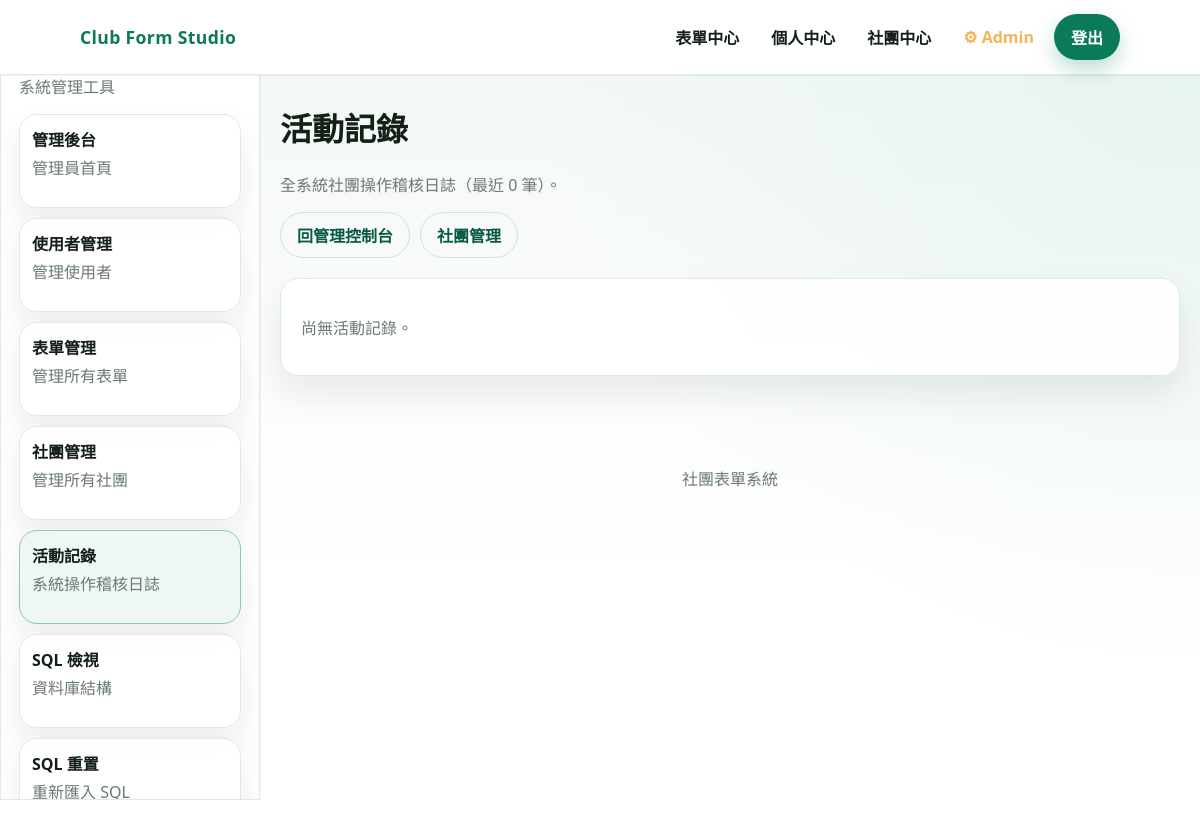
/admin/activity_log.php (signed in), run on an earlier commit of the app's database.
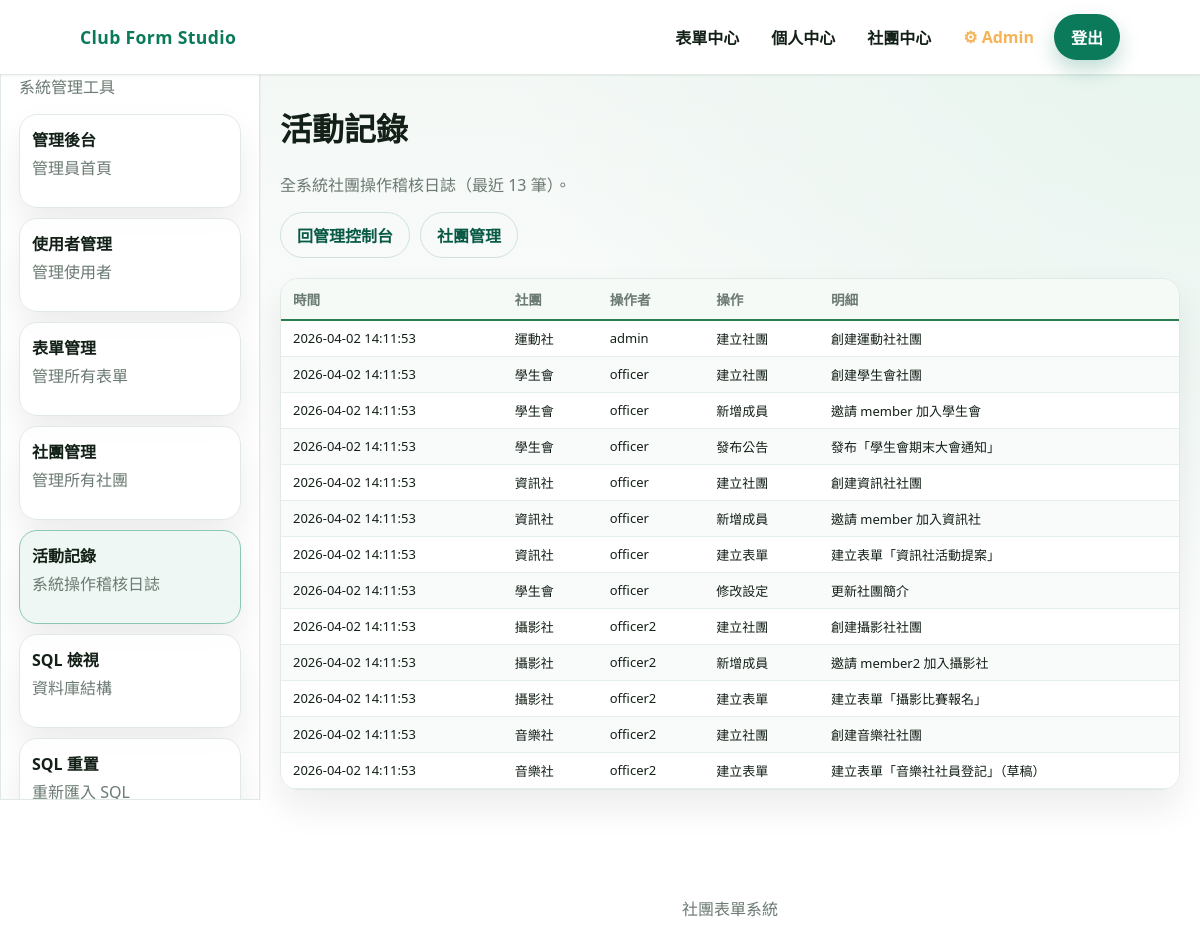
And on a later commit of the database.
### tables this page shows
CREATE TABLE club_activity_log (
    id         INT PRIMARY KEY AUTO_INCREMENT          COMMENT '紀錄唯一識別碼',
    club_id    INT NOT NULL                            COMMENT '所屬社團 ID，參照 clubs.id',
    user_id    INT NOT NULL                            COMMENT '操作者 ID，參照 users.id',
    action     VARCHAR(255) NOT NULL                   COMMENT '操作行為摘要（如：建立表單、修改設定、邀請成員）',
    details    TEXT                                    COMMENT '操作詳細內容（可為 JSON 格式）',
    created_at TIMESTAMP DEFAULT CURRENT_TIMESTAMP     COMMENT '操作時間',
    FOREIGN KEY (club_id) REFERENCES clubs(id) ON DELETE CASCADE,
    FOREIGN KEY (user_id) REFERENCES users(id) ON DELETE CASCADE,
    INDEX idx_club (club_id),
    INDEX idx_created (created_at)
);

CREATE TABLE clubs (
    id            INT PRIMARY KEY AUTO_INCREMENT      COMMENT '社團唯一識別碼',
    name          VARCHAR(100) UNIQUE NOT NULL        COMMENT '社團名稱，不可重複',
    description   TEXT                                COMMENT '社團簡介說明',
    join_mode     ENUM('open','request','invite_only')
                           DEFAULT 'request'          COMMENT '加入模式：open=開放加入, request=需申請審核, invite_only=僅限邀請',
    visibility    ENUM('public','private')
                           DEFAULT 'public'           COMMENT '可見性：public=公開顯示, private=隱藏',
    owner_user_id INT NOT NULL                        COMMENT '社團建立者（持有人），參照 users.id',
    created_at    TIMESTAMP DEFAULT CURRENT_TIMESTAMP COMMENT '社團建立時間',
    updated_at    TIMESTAMP DEFAULT CURRENT_TIMESTAMP
                           ON UPDATE CURRENT_TIMESTAMP COMMENT '最後更新時間',
    FOREIGN KEY (owner_user_id) REFERENCES users(id) ON DELETE RESTRICT,
    INDEX idx_owner (owner_user_id)
);

CREATE TABLE users (
    id          INT PRIMARY KEY AUTO_INCREMENT        COMMENT '使用者唯一識別碼',
    username    VARCHAR(50)  UNIQUE NOT NULL          COMMENT '登入帳號，不可重複',
    password    VARCHAR(255) NOT NULL                 COMMENT '密碼（SHA256 雜湊）',
    email       VARCHAR(100) UNIQUE NOT NULL          COMMENT '電子郵件，不可重複，用於密碼重設',
    role        ENUM('member','owner','club_officer','admin')
                         DEFAULT 'member'             COMMENT '系統層級身份：member=一般會員, owner=幹部, club_officer=社團持有人, admin=管理員',
    created_at           TIMESTAMP DEFAULT CURRENT_TIMESTAMP   COMMENT '帳號建立時間',
    updated_at           TIMESTAMP DEFAULT CURRENT_TIMESTAMP
                         ON UPDATE CURRENT_TIMESTAMP  COMMENT '最後更新時間',
    remember_token_hash  VARCHAR(64) NULL              COMMENT '記住我 Token 的 SHA256 雜湊（每個使用者僅保留最新一個，取代獨立的 remember_tokens 表）'
);

### admin/activity_log.php (the view, shortened to what the changed rows need)
<?php
require __DIR__ . '/../includes/admin_auth.php';
$errors = [];
$page = isset($_GET['page']) ? max(1, (int) $_GET['page']) : 1;
$per_page = 50;
$offset = ($page - 1) * $per_page;
$activity_list = [];
$total = 0;
try {
    $total = (int) $pdo->query('SELECT COUNT(*) FROM club_activity_log')->fetchColumn();
    $stmt = $pdo->prepare('SELECT al.*, u.username, c.name AS club_name FROM club_activity_log al JOIN users u ON u.id = al.user_id JOIN clubs c ON c.id = al.club_id ORDER BY al.created_at DESC LIMIT :limit OFFSET :offset');
    $stmt->bindValue(':limit', $per_page, PDO::PARAM_INT);
    $stmt->bindValue(':offset', $offset, PDO::PARAM_INT);
    $stmt->execute();
    $activity_list = $stmt->fetchAll();
} catch (Throwable $e) {
    $errors[] = '活動記錄載入失敗，請稍後再試。';
}
?>
<!doctype html>
<html lang="zh-Hant">
    <head>
        <link rel="stylesheet" href="../css/app.css" />
    </head>
    <body>
        <?php $base_url = '../'; require __DIR__ . '/../includes/header.php'; ?>
        <?php require __DIR__ . '/../includes/right.php'; ?>
        <main class="section">
            <div class="container">
                <h1>活動記錄</h1>
                <p class="muted">全系統社團操作稽核日誌（最近 <?php echo number_format($total); ?> 筆）。</p>
                <div style="display: flex; gap: 10px; flex-wrap: wrap; margin: 16px 0 20px">
                    <a class="btn btn-ghost" href="./admin_index.php">回管理控制台</a>
                    <a class="btn btn-ghost" href="./clubs_CRUD.php">社團管理</a>
                </div>
                <?php if (empty($activity_list)) : ?>
                    <div class="panel" style="padding: 20px"><p class="muted">尚無活動記錄。</p></div>
                <?php else : ?>
                    <div class="panel" style="padding: 0; overflow: auto; margin-bottom: 16px">
                        <table class="data-table" style="width: 100%; border-collapse: collapse; font-size: 13px">
                            <thead>
                                <tr>
                                    <th style="text-align: left; padding: 10px 12px; border-bottom: 2px solid #2a7d4f; background: #f5faf7; white-space: nowrap">時間</th>
                                    <th style="text-align: left; padding: 10px 12px; border-bottom: 2px solid #2a7d4f; background: #f5faf7; white-space: nowrap">社團</th>
                                    <th style="text-align: left; padding: 10px 12px; border-bottom: 2px solid #2a7d4f; background: #f5faf7; white-space: nowrap">操作者</th>
                                    <th style="text-align: left; padding: 10px 12px; border-bottom: 2px solid #2a7d4f; background: #f5faf7; white-space: nowrap">操作</th>
                                    <th style="text-align: left; padding: 10px 12px; border-bottom: 2px solid #2a7d4f; background: #f5faf7">明細</th>
                                </tr>
                            </thead>
                            <tbody>
                                <?php foreach ($activity_list as $idx => $log) : ?>
                                    <tr style="background: <?php echo $idx % 2 === 0 ? '#fff' : '#f9fbfa'; ?>">
                                        <td style="padding: 8px 12px; border-bottom: 1px solid #e4efe8; white-space: nowrap; vertical-align: top"><?php echo htmlspecialchars($log['created_at']); ?></td>
                                        <td style="padding: 8px 12px; border-bottom: 1px solid #e4efe8; white-space: nowrap; vertical-align: top"><?php echo htmlspecialchars($log['club_name']); ?></td>
                                        <td style="padding: 8px 12px; border-bottom: 1px solid #e4efe8; white-space: nowrap; vertical-align: top"><?php echo htmlspecialchars($log['username']); ?></td>
                                        <td style="padding: 8px 12px; border-bottom: 1px solid #e4efe8; white-space: nowrap; vertical-align: top"><?php echo htmlspecialchars($log['action']); ?></td>
                                        <td style="padding: 8px 12px; border-bottom: 1px solid #e4efe8; vertical-align: top; word-break: break-all"><?php echo !empty($log['details']) ? htmlspecialchars($log['details']) : '<span style="color:#c0c8c3;font-style:italic">—</span>'; ?></td>
                                    </tr>
                                <?php endforeach; ?>
                            </tbody>
                        </table>
                    </div>
                <?php endif; ?>
            </div>
        </main>
    </body>
</html>
<?php exit(); ?>

### includes/right.php (shortened to what the changed rows need)
<?php
$all_sections = [
	'forms' => [
		'title' => '表單功能',
		'note' => '表單管理與填寫',
		'links' => [
			['label' => '表單中心', 'href' => 'forms_index.php', 'description' => '表單總覽首頁'],
			['label' => '建立表單', 'href' => 'create.php', 'description' => '建立新表單'],
			['label' => '我的表單', 'href' => 'my_forms.php', 'description' => '查看我建立的表單'],
			['label' => '表單列表', 'href' => 'list.php', 'description' => '所有可填寫的表單']
		]
	],
	'clubs' => [
		'title' => '社團中心功能',
		'note' => '左側快速切換社團相關頁面。',
		'links' => [
			['label' => '社團中心', 'href' => 'clubs_index.php', 'description' => '社團中心首頁'],
			['label' => '建立社團', 'href' => 'create.php', 'description' => '建立社團'],
			['label' => '社團資訊', 'href' => 'manage.php', 'description' => '社團資訊'],
			['label' => '社團設定', 'href' => 'setting.php', 'description' => '社團設定']
		]
	],
	'admin' => [
		'title' => '管理員功能',
		'note' => '系統管理工具',
		'links' => [
			['label' => '管理後台', 'href' => 'admin_index.php', 'description' => '管理員首頁'],
			['label' => '使用者管理', 'href' => 'user_CRUD.php', 'description' => '管理使用者'],
			['label' => '表單管理', 'href' => 'forms_CRUD.php', 'description' => '管理所有表單'],
			['label' => '社團管理', 'href' => 'clubs_CRUD.php', 'description' => '管理所有社團'],
			['label' => '活動記錄', 'href' => 'activity_log.php', 'description' => '系統操作稽核日誌'],
			['label' => 'SQL 檢視', 'href' => 'sql_view.php', 'description' => '資料庫結構'],
			['label' => 'SQL 重置', 'href' => 'sql_reset.php', 'description' => '重新匯入 SQL'],
			['label' => '簡易測試', 'href' => 'test.php', 'description' => '簡易測試頁面']
		]
	],
	'users' => [
		'title' => '個人中心',
		'note' => '個人設定與管理',
		'links' => [
			['label' => '個人資料', 'href' => 'user_index.php', 'description' => '個人資訊'],
			['label' => '帳號設定', 'href' => 'setting.php', 'description' => '修改個人資料']
		]
	]
];
$current_script = $_SERVER['SCRIPT_NAME'] ?? '';
$current_dir = dirname($current_script);
$current_dir = trim(str_replace('\\', '/', $current_dir), '/');
$dir_parts = explode('/', $current_dir);
$section_key = end($dir_parts);
if (!isset($section) || !array_key_exists($section, $all_sections)) {
	$section = isset($all_sections[$section_key]) ? $section_key : 'default';
}
$section_config = $all_sections[$section];
$right_title = $section_config['title'];
$right_links = $section_config['links'];
if (!isset($right_base_url)) {
	$right_base_url = './';
}
if (!function_exists('right_build_href')) {
	function right_build_href($base_url, $href)
	{
		return $base_url . ltrim($href, '/');
	}
}
?>
<aside id="global-left-sidebar" class="panel">
	<h2><?php echo htmlspecialchars($right_title); ?></h2>
	<div class="sidebar-links">
		<?php foreach ($right_links as $item) : ?>
			<?php
				$href = isset($item['href']) ? (string) $item['href'] : '';
				$label = isset($item['label']) ? (string) $item['label'] : $href;
				$description = isset($item['description']) ? (string) $item['description'] : '';
				$active = false;
				$target = right_build_href($right_base_url, $href);
				if ($href !== '' && $current_script !== '') {
					$normalized = '/' . ltrim($href, '/');
					$active = (substr($current_script, -strlen($normalized)) === $normalized);
				}
			?>
			<a
				href="<?php echo htmlspecialchars($target); ?>"
				class="panel sidebar-link<?php echo $active ? ' active' : ''; ?>"
			>
				<strong><?php echo htmlspecialchars($label); ?></strong>
				<?php if ($description !== '') : ?>
					<p class="muted"><?php echo htmlspecialchars($description); ?></p>
				<?php endif; ?>
			</a>
		<?php endforeach; ?>
	</div>
</aside>

What changed in the data, as far as the page shows it:
added club_activity_log: created_at "2026-04-02 14:11:53", club.name "運動社", user.username "admin", action "建立社團", details "創建運動社社團"
added club_activity_log: created_at "2026-04-02 14:11:53", club.name "學生會", user.username "officer", action "建立社團", details "創建學生會社團"
added club_activity_log: created_at "2026-04-02 14:11:53", club.name "學生會", user.username "officer", action "新增成員", details "邀請 member 加入學生會"
added club_activity_log: created_at "2026-04-02 14:11:53", club.name "學生會", user.username "officer", action "發布公告", details "發布「學生會期末大會通知」"
added club_activity_log: created_at "2026-04-02 14:11:53", club.name "資訊社", user.username "officer", action "建立社團", details "創建資訊社社團"
added club_activity_log: created_at "2026-04-02 14:11:53", club.name "資訊社", user.username "officer", action "新增成員", details "邀請 member 加入資訊社"
added club_activity_log: created_at "2026-04-02 14:11:53", club.name "資訊社", user.username "officer", action "建立表單", details "建立表單「資訊社活動提案」"
added club_activity_log: created_at "2026-04-02 14:11:53", club.name "學生會", user.username "officer", action "修改設定", details "更新社團簡介"
added club_activity_log: created_at "2026-04-02 14:11:53", club.name "攝影社", user.username "officer2", action "建立社團", details "創建攝影社社團"
added club_activity_log: created_at "2026-04-02 14:11:53", club.name "攝影社", user.username "officer2", action "新增成員", details "邀請 member2 加入攝影社"
added club_activity_log: created_at "2026-04-02 14:11:53", club.name "攝影社", user.username "officer2", action "建立表單", details "建立表單「攝影比賽報名」"
added club_activity_log: created_at "2026-04-02 14:11:53", club.name "音樂社", user.username "officer2", action "建立社團", details "創建音樂社社團"
added club_activity_log: created_at "2026-04-02 14:11:53", club.name "音樂社", user.username "officer2", action "建立表單", details "建立表單「音樂社社員登記」（草稿）"
Also different on the page:
$total: "0" → "13"
text no longer shown: "尚無活動記錄。"
text now shown: "時間 社團 操作者 操作 明細"
